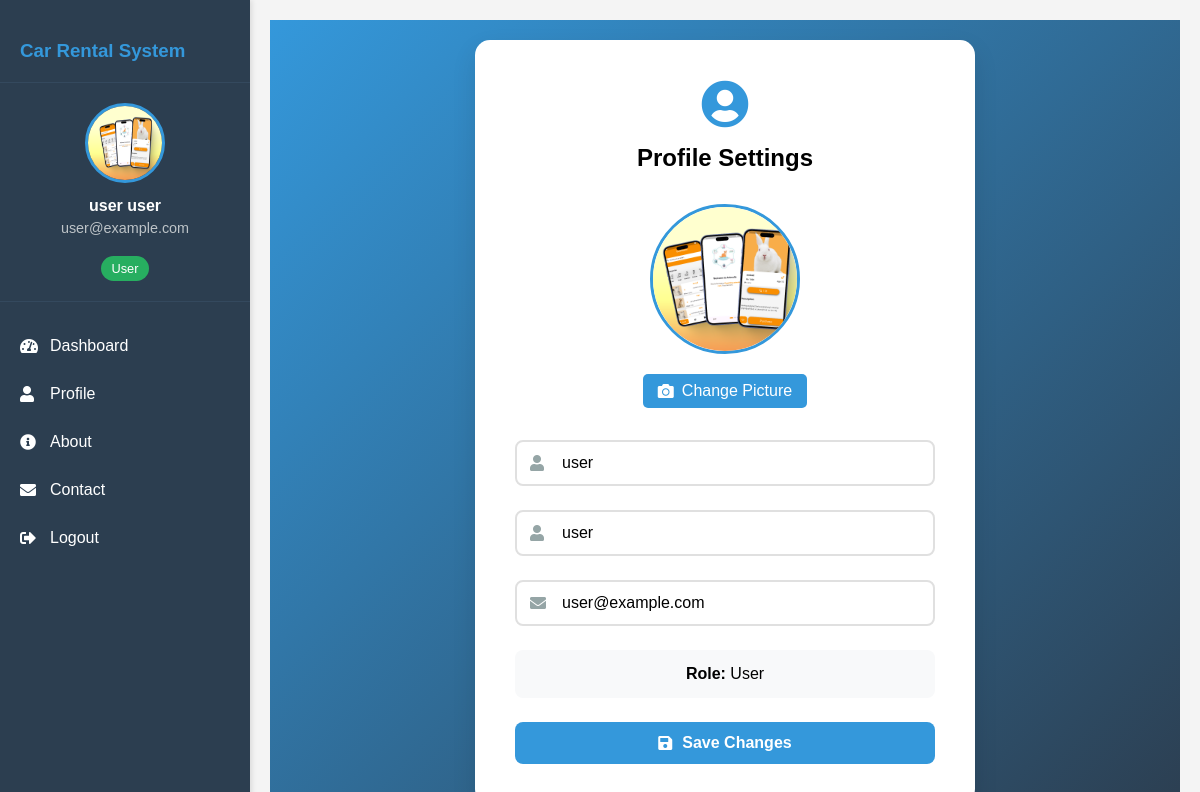
The page /profile/ (signed in) on the database its author committed.
### myapp/models.py (models this page shows, shortened)
class User(AbstractUser):
    profile_picture = models.ImageField(upload_to='profile_pictures/', null=True, blank=True)
    role = models.ForeignKey(Role, on_delete=models.SET_NULL, null=True)
    groups = models.ManyToManyField(
        Group,
        verbose_name=_('groups'),
        blank=True,
        related_name='custom_user_set'
    )
    user_permissions = models.ManyToManyField(
        Permission,
        verbose_name=_('user permissions'),
        blank=True,
        related_name='custom_user_set'
    )

### myapp/views.py (the view, shortened to what this page needs)
# urls.py: path('profile/', views.profile, name='profile'),
@login_required
def profile(request):
    return render(request, 'myapp/profile.html', {'user': request.user})

### myapp/templates/myapp/profile.html (shortened to what this page needs)
{% extends 'myapp/base.html' %}
{% load static %}
{% block content %}
<div class="profile-container">
    <div class="profile-box">
        <div class="profile-header">
            <i class="fas fa-user-circle"></i>
            <h2>Profile Settings</h2>
        </div>
        <form method="post" enctype="multipart/form-data" class="profile-form">
            <div class="profile-picture-section">
                <div class="current-picture">
                    {% if user.profile_picture %}
                        <img src="{{ user.profile_picture.url }}" alt="Profile Picture">
                    {% else %}
                        <i class="fas fa-user-circle"></i>
                    {% endif %}
                </div>
                <div class="upload-section">
                    <label for="profile_picture" class="upload-btn">
                        <i class="fas fa-camera"></i>
                        Change Picture
                    </label>
                </div>
            </div>
            <div class="input-group">
                <div class="input-icon">
                    <i class="fas fa-user"></i>
                    <input
                        type="text"
                        name="first_name"
                        value="{{ user.first_name }}"
                        placeholder="First Name"
                    />
                </div>
            </div>
            <div class="input-group">
                <div class="input-icon">
                    <i class="fas fa-user"></i>
                    <input
                        type="text"
                        name="last_name"
                        value="{{ user.last_name }}"
                        placeholder="Last Name"
                    />
                </div>
            </div>
            <div class="input-group">
                <div class="input-icon">
                    <i class="fas fa-envelope"></i>
                    <input
                        type="email"
                        name="email"
                        value="{{ user.email }}"
                        placeholder="Email"
                    />
                </div>
            </div>
            <div class="role-info">
                <p><strong>Role:</strong>
                    {% if user.is_superuser %}
                        Super Admin
                    {% elif user.is_staff %}
                        Admin
                    {% else %}
                        User
                    {% endif %}
                </p>
            </div>
            <button type="submit" class="save-btn">
                <i class="fas fa-save"></i>
                Save Changes
            </button>
        </form>
    </div>
</div>
{% endblock %}

### myapp/templates/myapp/base.html (shortened to what this page needs)
{% load static %}
<!DOCTYPE html>
<html lang="en">
  <head>
    <link rel="stylesheet" href="{% static 'myapp/css/styles.css' %}" />
    <link
      rel="stylesheet"
      href="https://cdnjs.cloudflare.com/ajax/libs/font-awesome/5.15.4/css/all.min.css"
    />
  </head>
  <body>
    <div class="layout">
      {% if user.is_authenticated %}
        <div id="sidebarContainer">
          <div class="sidebar">
            <div class="sidebar-header">
              <h3>Car Rental System</h3>
            </div>
            <div class="user-info">
              {% if user.profile_picture %}
                <img src="{{ user.profile_picture.url }}" alt="Profile Picture">
              {% else %}
                <i class="fas fa-user-circle" style="font-size: 80px; color: #3498db;"></i>
              {% endif %}
              <div class="user-name">{{ user.get_full_name|default:user.username }}</div>
              <div class="user-email">{{ user.email }}</div>
              {% if user.is_superuser %}
                <div class="role-badge super-admin">Super Admin</div>
              {% elif user.is_staff %}
                <div class="role-badge admin">Admin</div>
              {% else %}
                <div class="role-badge user">User</div>
              {% endif %}
            </div>
            <ul class="menu-items">
              {% if user.is_authenticated %}
                <li>
                  <a href="{% url 'dashboard' %}">
                    <i class="fas fa-tachometer-alt"></i>
                    Dashboard
                  </a>
                </li>
                <li>
                  <a href="{% url 'profile' %}">
                    <i class="fas fa-user"></i>
                    Profile
                  </a>
                </li>
              {% endif %}
              <li>
                <a href="{% url 'about' %}">
                  <i class="fas fa-info-circle"></i>
                  About
                </a>
              </li>
              <li>
                <a href="{% url 'contact' %}">
                  <i class="fas fa-envelope"></i>
                  Contact
                </a>
              </li>
              {% if user.is_authenticated %}
                <li>
                  <a href="{% url 'logout' %}">
                    <i class="fas fa-sign-out-alt"></i>
                    Logout
                  </a>
                </li>
              {% endif %}
            </ul>
          </div>
        </div>
      {% endif %}
      <main class="main-content">
        {% block content %}{% endblock %}
      </main>
    </div>
  </body>
</html>

### myapp/static/myapp/css/styles.css (style rules this page uses)
* { margin: 0; padding: 0; box-sizing: border-box; }
body { font-family: Arial, sans-serif; background-color: #f4f4f4; }
.input-group { margin-bottom: 1rem; }
input { width: 100%; padding: 0.8rem; border: 1px solid #ddd; border-radius: 4px; }
button { width: 100%; padding: 0.8rem; background: #007bff; color: white; border: none; border-radius: 4px; cursor: pointer; }
.layout { display: flex; min-height: 100vh; }
.main-content { flex: 1; padding: 20px; margin-left: 250px; }
.sidebar { width: 250px; background: #2c3e50; color: white; position: fixed; height: 100vh; left: 0; top: 0; padding: 20px 0; box-shadow: 2px 0 5px rgba(0, 0, 0, 0.1); }
.sidebar-header { padding: 0 20px 20px; border-bottom: 1px solid rgba(255, 255, 255, 0.1); display: flex; align-items: center; gap: 10px; }

### myapp/templates/myapp/profile.html (style rules this page uses)
.profile-container { background: linear-gradient(135deg, #3498db, #2c3e50); min-height: 100vh; display: flex; justify-content: center; align-items: center; padding: 20px; }
.profile-box { background: white; padding: 2.5rem; border-radius: 15px; box-shadow: 0 10px 25px rgba(0, 0, 0, 0.1); width: 100%; max-width: 500px; }
.profile-header { text-align: center; margin-bottom: 2rem; }
.profile-header i { font-size: 3rem; color: #3498db; margin-bottom: 1rem; }
.profile-picture-section { text-align: center; margin-bottom: 2rem; }
.current-picture { margin-bottom: 1rem; }
.current-picture img { width: 150px; height: 150px; border-radius: 50%; object-fit: cover; border: 3px solid #3498db; }
.upload-btn { background: #3498db; color: white; padding: 8px 15px; border-radius: 5px; cursor: pointer; display: inline-flex; align-items: center; gap: 8px; }
.input-group { margin-bottom: 1.5rem; }
.input-icon { position: relative; }
.input-icon i { position: absolute; left: 15px; top: 50%; transform: translateY(-50%); color: #95a5a6; }
.input-icon input { width: 100%; padding: 12px 15px 12px 45px; border: 2px solid #e0e0e0; border-radius: 8px; font-size: 1rem; transition: all 0.3s ease; }
.role-info { margin: 1.5rem 0; padding: 15px; background: #f8f9fa; border-radius: 8px; text-align: center; }
.save-btn { width: 100%; padding: 12px; background: #3498db; color: white; border: none; border-radius: 8px; font-size: 1rem; font-weight: 600; cursor: pointer; transition: all 0.3s ease; display: flex; align-items: center; justify-content: center; gap: 10px; }

### myapp/templates/myapp/base.html (style rules this page uses)
body { margin: 0; font-family: Arial, sans-serif; }
.sidebar { height: 100vh; width: 250px; position: fixed; top: 0; left: 0; background: #2c3e50; padding-top: 20px; color: white; }
.sidebar-header { padding: 20px; text-align: center; border-bottom: 1px solid #34495e; }
.sidebar-header h3 { margin: 0; color: #3498db; }
.menu-items { list-style: none; padding: 0; margin: 20px 0; }
.menu-items li { padding: 15px 20px; transition: all 0.3s ease; }
.menu-items li a { color: white; text-decoration: none; display: flex; align-items: center; gap: 10px; }
.menu-items li i { width: 20px; }
.main-content { margin-left: 250px; padding: 20px; }
.role-badge { display: inline-block; padding: 5px 10px; border-radius: 15px; font-size: 0.8rem; margin-top: 10px; }
.role-badge.user { background: #27ae60; }
.user-info { padding: 20px; text-align: center; border-bottom: 1px solid #34495e; }
.user-info img { width: 80px; height: 80px; border-radius: 50%; margin-bottom: 10px; border: 3px solid #3498db; }
.user-info .user-name { font-weight: bold; margin-bottom: 5px; }
.user-info .user-email { font-size: 0.9rem; color: #bdc3c7; margin-bottom: 10px; }

### rows shown on the page
User: profile_picture (picture), get_full_name "user user", email "user@example.com", first_name "user", last_name "user"
